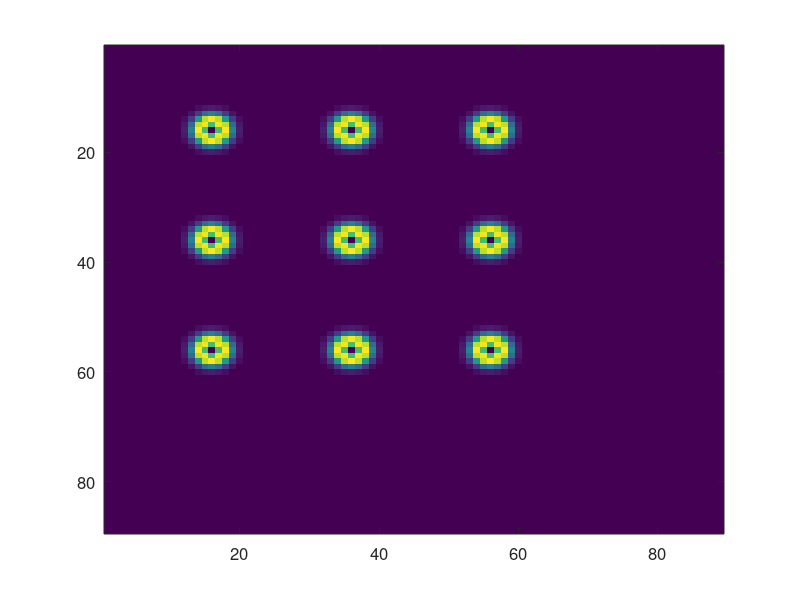
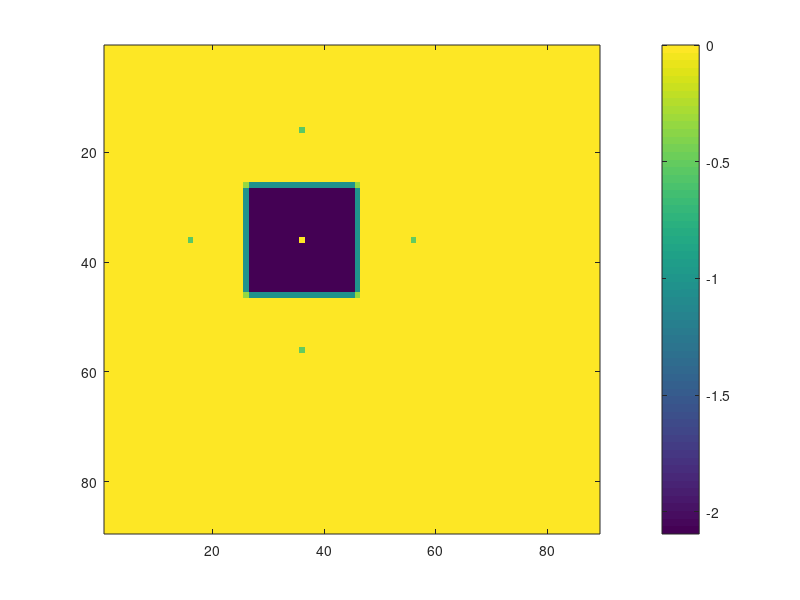

Source code (MATLAB) for these figures, in order: (Note: this script raises an error after producing the figures.)
clc;
clear all;
close all;

%% define a backbone
global lambda k AmpImage N M meshSize z;
N = 3; %3by3
space = 200e-6; %Spacing between elements
z = 1000e-6; % Distance of Image plane from the resonator plane

lambda = 1.550e-6;
k = 2 * pi / lambda;

Amp_sample = ones(N,N);
Amp_sample(1,1)=1;
Phase_sample = [0	0	0
                0	-2.09439510239320	0
                0	0	0];

% sizeOfResonator = 10e-6; %10um.
spotSize = 20e-6;
meshSize = 10000E-9;
spotSizeInner = 15e-6;
boundary = 00e-6;

nearFields{N,N} = 0;

totalMesh = (space + boundary+ spotSize)*(N+1)/meshSize;

[xsNear, ysNear] = meshgrid((0:totalMesh) .* meshSize); % defining near field grid + xN/2

nearField = 0;

%% Generate the sample plane profile
for col = 1:N
    for row = 1:N
        nearFields{row, col} = Amp_sample(row, col) * (exp((-((xsNear - boundary*2 - (col-0.25) * space).^2 ...
        + (ysNear - boundary*2 - (row-0.25) * space).^2) / (spotSize^2)))...
        -exp((-((xsNear - boundary*2 - (col-0.25) * space).^2 + ...
            (ysNear - boundary*2 - (row-0.25) * space).^2) / (spotSizeInner^2))))* exp(1i * Phase_sample(row, col));
        nearField = nearField + nearFields{row, col};
    end
end

figure;
imagesc(abs(nearField));
set(gcf, 'Position', [00, 00, 350, 300])
set(gca,'FontSize', 12) % Font Size

figure;
imagesc(angle(nearField));
colorbar

%% calculate the hologram
E_holo = HologramHelperClass.supperposition(conj(nearField));

figure;
imagesc(abs((E_holo.*E_holo)));
set(gcf, 'Position', [00, 00, 350, 300])
set(gca,'FontSize', 12) % Font Size

figure;
imagesc(angle(E_holo));
